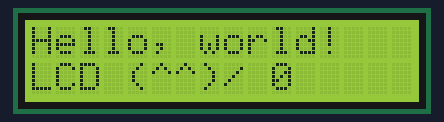
The sketch below on a simulated Arduino Uno, built with avr-gcc and run on an emulated ATmega328P. Shown: 16×2 character LCD.

Above: at 0.1 s.
At 4.1 s:
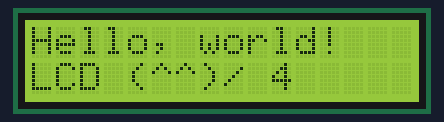
At 9.1 s:
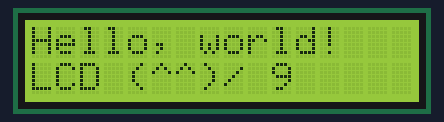
At 19.1 s:
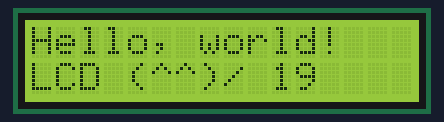
At 29.1 s:
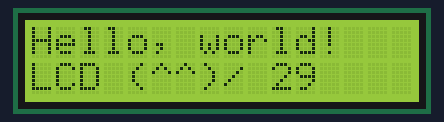
At 39.1 s:
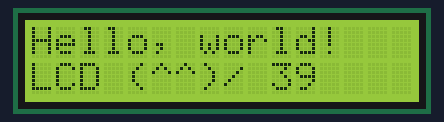

The sketch:

lcd.ino
```cpp
#include <Wire.h>
#include <LiquidCrystal_I2C.h>

LiquidCrystal_I2C lcd(0x27, 16, 2);

void setup()
{
    lcd.init();
    lcd.backlight();
    lcd.setCursor(0, 0);
    lcd.print("Hello, world!");
    lcd.setCursor(0, 1);
    lcd.print("LCD (^^)/");
}

void loop()
{
    int t = millis() / 1000;
    lcd.setCursor(10, 1);
    lcd.print(t);
}
```

Measured:
- what the display in image 1 shows lasts 1.0 s, from 4.0 s to 5.0 s
